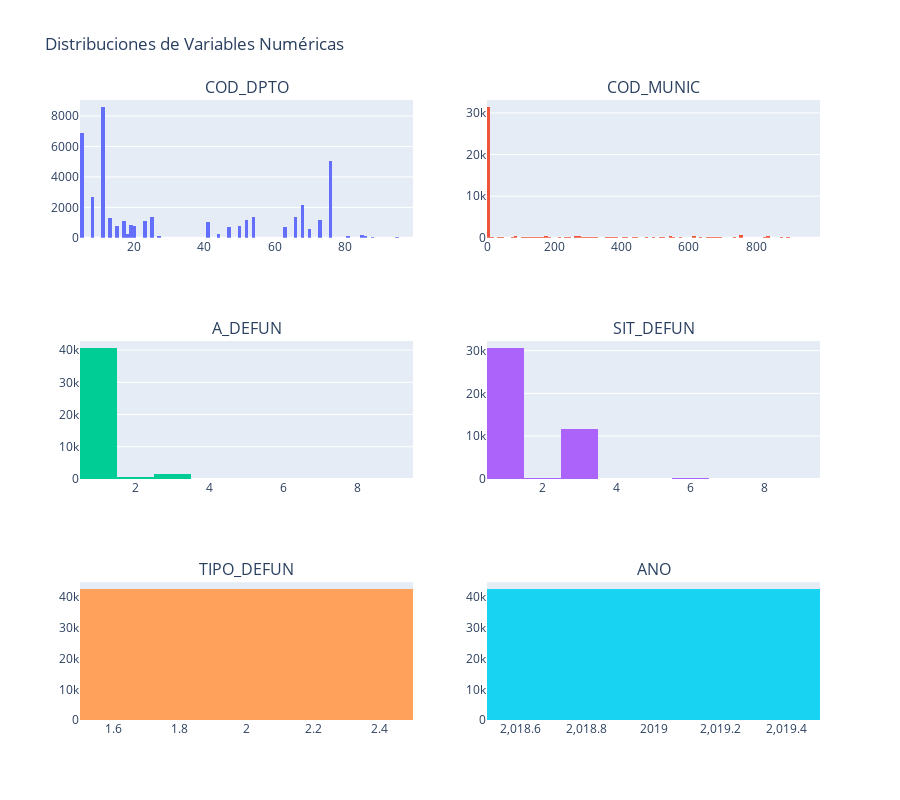

The notebook cell saved with this chart:
### Markdown cell above
## 2. Variables Numéricas - Distribuciones

### Code cell
numeric_cols = df.select_dtypes(include=[np.number]).columns.tolist()
fig = make_subplots(rows=len(numeric_cols[:6])//2, cols=2, subplot_titles=numeric_cols[:6])
for i, col in enumerate(numeric_cols[:6], 1):
    row = (i-1)//2 + 1
    col_pos = (i-1)%2 + 1
    fig.add_trace(go.Histogram(x=df[col], name=col, showlegend=False), row=row, col=col_pos)
fig.update_layout(height=800, title_text="Distribuciones de Variables Numéricas")
fig.show()
print(" Se observan diferentes distribuciones: algunas simétricas, otras sesgadas.")

### Figure 1 — Plotly figure (JSON) as saved in the notebook; plotly's stock layout.template omitted (floating-point values rounded to 4 significant figures; data arrays with more than 128 entries replaced by an {"elided": "..."} marker saying what was removed)
{"data": [{"name": "COD_DPTO", "showlegend": false, "type": "histogram", "x": {"elided": "42644 int values"}, "xaxis": "x", "yaxis": "y"}, {"name": "COD_MUNIC", "showlegend": false, "type": "histogram", "x": {"elided": "42644 int values"}, "xaxis": "x2", "yaxis": "y2"}, {"name": "A_DEFUN", "showlegend": false, "type": "histogram", "x": {"elided": "42644 int values"}, "xaxis": "x3", "yaxis": "y3"}, {"name": "SIT_DEFUN", "showlegend": false, "type": "histogram", "x": {"elided": "42644 int values"}, "xaxis": "x4", "yaxis": "y4"}, {"name": "TIPO_DEFUN", "showlegend": false, "type": "histogram", "x": {"elided": "42644 int values"}, "xaxis": "x5", "yaxis": "y5"}, {"name": "ANO", "showlegend": false, "type": "histogram", "x": {"elided": "42644 int values"}, "xaxis": "x6", "yaxis": "y6"}], "layout": {"annotations": [{"font": {"size": 16}, "showarrow": false, "text": "COD_DPTO", "x": 0.225, "xanchor": "center", "xref": "paper", "y": 1, "yanchor": "bottom", "yref": "paper"}, {"font": {"size": 16}, "showarrow": false, "text": "COD_MUNIC", "x": 0.775, "xanchor": "center", "xref": "paper", "y": 1, "yanchor": "bottom", "yref": "paper"}, {"font": {"size": 16}, "showarrow": false, "text": "A_DEFUN", "x": 0.225, "xanchor": "center", "xref": "paper", "y": 0.6111, "yanchor": "bottom", "yref": "paper"}, {"font": {"size": 16}, "showarrow": false, "text": "SIT_DEFUN", "x": 0.775, "xanchor": "center", "xref": "paper", "y": 0.6111, "yanchor": "bottom", "yref": "paper"}, {"font": {"size": 16}, "showarrow": false, "text": "TIPO_DEFUN", "x": 0.225, "xanchor": "center", "xref": "paper", "y": 0.2222, "yanchor": "bottom", "yref": "paper"}, {"font": {"size": 16}, "showarrow": false, "text": "ANO", "x": 0.775, "xanchor": "center", "xref": "paper", "y": 0.2222, "yanchor": "bottom", "yref": "paper"}], "height": 800, "title": {"text": "Distribuciones de Variables Numéricas"}, "xaxis": {"anchor": "y", "domain": [0, 0.45]}, "xaxis2": {"anchor": "y2", "domain": [0.55, 1]}, "xaxis3": {"anchor": "y3", "domain": [0, 0.45]}, "xaxis4": {"anchor": "y4", "domain": [0.55, 1]}, "xaxis5": {"anchor": "y5", "domain": [0, 0.45]}, "xaxis6": {"anchor": "y6", "domain": [0.55, 1]}, "yaxis": {"anchor": "x", "domain": [0.7778, 1]}, "yaxis2": {"anchor": "x2", "domain": [0.7778, 1]}, "yaxis3": {"anchor": "x3", "domain": [0.3889, 0.6111]}, "yaxis4": {"anchor": "x4", "domain": [0.3889, 0.6111]}, "yaxis5": {"anchor": "x5", "domain": [0, 0.2222]}, "yaxis6": {"anchor": "x6", "domain": [0, 0.2222]}}}
